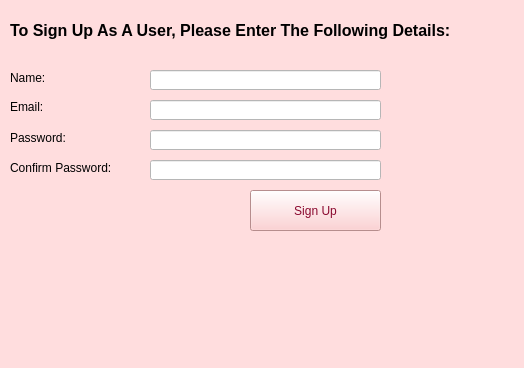
<?xml version="1.0" encoding="UTF-8"?>
<ui version="4.0">
 <class>AdminScreen</class>
 <widget class="QMainWindow" name="AdminScreen">
  <property name="geometry">
   <rect>
    <x>0</x>
    <y>0</y>
    <width>524</width>
    <height>368</height>
   </rect>
  </property>
  <property name="windowTitle">
   <string>UserRegister</string>
  </property>
  <property name="styleSheet">
   <string notr="true">background-color: rgb(255, 221, 222);</string>
  </property>
  <widget class="QWidget" name="centralwidget">
   <widget class="QLabel" name="label">
    <property name="geometry">
     <rect>
      <x>10</x>
      <y>0</y>
      <width>581</width>
      <height>61</height>
     </rect>
    </property>
    <property name="font">
     <font>
      <pointsize>12</pointsize>
      <weight>75</weight>
      <bold>true</bold>
     </font>
    </property>
    <property name="text">
     <string>To Sign Up As A User, Please Enter The Following Details:</string>
    </property>
   </widget>
   <widget class="QLabel" name="label_2">
    <property name="geometry">
     <rect>
      <x>10</x>
      <y>70</y>
      <width>91</width>
      <height>16</height>
     </rect>
    </property>
    <property name="text">
     <string>Name:</string>
    </property>
   </widget>
   <widget class="QLabel" name="label_3">
    <property name="geometry">
     <rect>
      <x>10</x>
      <y>100</y>
      <width>47</width>
      <height>13</height>
     </rect>
    </property>
    <property name="text">
     <string>Email:</string>
    </property>
   </widget>
   <widget class="QLabel" name="label_4">
    <property name="geometry">
     <rect>
      <x>10</x>
      <y>130</y>
      <width>81</width>
      <height>16</height>
     </rect>
    </property>
    <property name="text">
     <string>Password:</string>
    </property>
   </widget>
   <widget class="QLabel" name="label_5">
    <property name="geometry">
     <rect>
      <x>10</x>
      <y>160</y>
      <width>121</width>
      <height>16</height>
     </rect>
    </property>
    <property name="text">
     <string>Confirm Password:</string>
    </property>
   </widget>
   <widget class="QLineEdit" name="userName">
    <property name="geometry">
     <rect>
      <x>150</x>
      <y>70</y>
      <width>231</width>
      <height>20</height>
     </rect>
    </property>
    <property name="styleSheet">
     <string notr="true">background-color:white;</string>
    </property>
   </widget>
   <widget class="QLineEdit" name="userEmail">
    <property name="geometry">
     <rect>
      <x>150</x>
      <y>100</y>
      <width>231</width>
      <height>20</height>
     </rect>
    </property>
    <property name="styleSheet">
     <string notr="true">background-color:white;</string>
    </property>
   </widget>
   <widget class="QLineEdit" name="userPassword">
    <property name="geometry">
     <rect>
      <x>150</x>
      <y>130</y>
      <width>231</width>
      <height>20</height>
     </rect>
    </property>
    <property name="styleSheet">
     <string notr="true">background-color:white;</string>
    </property>
   </widget>
   <widget class="QLineEdit" name="userConfirmPassword">
    <property name="geometry">
     <rect>
      <x>150</x>
      <y>160</y>
      <width>231</width>
      <height>20</height>
     </rect>
    </property>
    <property name="styleSheet">
     <string notr="true">background-color:white;</string>
    </property>
   </widget>
   <widget class="QPushButton" name="userSignupBtn">
    <property name="geometry">
     <rect>
      <x>250</x>
      <y>190</y>
      <width>131</width>
      <height>41</height>
     </rect>
    </property>
    <property name="styleSheet">
     <string notr="true">color: rgb(138, 9, 47);
background-color:rgb(255, 197, 198);;</string>
    </property>
    <property name="text">
     <string>Sign Up</string>
    </property>
   </widget>
   <widget class="QLabel" name="label_10">
    <property name="geometry">
     <rect>
      <x>20</x>
      <y>260</y>
      <width>131</width>
      <height>51</height>
     </rect>
    </property>
    <property name="text">
     <string/>
    </property>
    <property name="pixmap">
     <pixmap>../Logo.png</pixmap>
    </property>
    <property name="scaledContents">
     <bool>true</bool>
    </property>
   </widget>
  </widget>
  <widget class="QMenuBar" name="menubar">
   <property name="geometry">
    <rect>
     <x>0</x>
     <y>0</y>
     <width>524</width>
     <height>36</height>
    </rect>
   </property>
  </widget>
  <widget class="QStatusBar" name="statusbar"/>
 </widget>
 <resources/>
 <connections/>
</ui>
